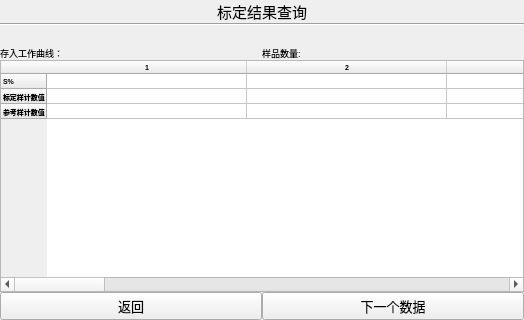
<?xml version="1.0" encoding="UTF-8"?>
<ui version="4.0">
 <class>caibrateresultquery</class>
 <widget class="QWidget" name="caibrateresultquery">
  <property name="geometry">
   <rect>
    <x>0</x>
    <y>0</y>
    <width>524</width>
    <height>320</height>
   </rect>
  </property>
  <property name="windowTitle">
   <string>Form</string>
  </property>
  <layout class="QGridLayout" name="gridLayout">
   <property name="leftMargin">
    <number>0</number>
   </property>
   <property name="topMargin">
    <number>0</number>
   </property>
   <property name="rightMargin">
    <number>0</number>
   </property>
   <property name="bottomMargin">
    <number>0</number>
   </property>
   <property name="spacing">
    <number>0</number>
   </property>
   <item row="0" column="0">
    <layout class="QVBoxLayout" name="verticalLayout" stretch="0,0,0,0,0,1,0,0">
     <property name="spacing">
      <number>0</number>
     </property>
     <item>
      <widget class="QLabel" name="label">
       <property name="font">
        <font>
         <pointsize>11</pointsize>
        </font>
       </property>
       <property name="text">
        <string>标定结果查询</string>
       </property>
       <property name="alignment">
        <set>Qt::AlignCenter</set>
       </property>
      </widget>
     </item>
     <item>
      <widget class="Line" name="line">
       <property name="orientation">
        <enum>Qt::Horizontal</enum>
       </property>
      </widget>
     </item>
     <item>
      <layout class="QHBoxLayout" name="horizontalLayout_2" stretch="3">
       <item>
        <widget class="QLabel" name="label_datetime">
         <property name="sizePolicy">
          <sizepolicy hsizetype="Preferred" vsizetype="Preferred">
           <horstretch>0</horstretch>
           <verstretch>0</verstretch>
          </sizepolicy>
         </property>
         <property name="font">
          <font>
           <pointsize>7</pointsize>
          </font>
         </property>
         <property name="text">
          <string/>
         </property>
        </widget>
       </item>
      </layout>
     </item>
     <item>
      <layout class="QHBoxLayout" name="horizontalLayout_3" stretch="3">
       <item>
        <widget class="QLabel" name="label_kbr">
         <property name="sizePolicy">
          <sizepolicy hsizetype="Preferred" vsizetype="Preferred">
           <horstretch>0</horstretch>
           <verstretch>0</verstretch>
          </sizepolicy>
         </property>
         <property name="font">
          <font>
           <pointsize>7</pointsize>
          </font>
         </property>
         <property name="text">
          <string/>
         </property>
        </widget>
       </item>
      </layout>
     </item>
     <item>
      <layout class="QHBoxLayout" name="horizontalLayout">
       <item>
        <widget class="QLabel" name="label_3">
         <property name="sizePolicy">
          <sizepolicy hsizetype="Minimum" vsizetype="Maximum">
           <horstretch>0</horstretch>
           <verstretch>0</verstretch>
          </sizepolicy>
         </property>
         <property name="font">
          <font>
           <pointsize>7</pointsize>
          </font>
         </property>
         <property name="text">
          <string>存入工作曲线：</string>
         </property>
        </widget>
       </item>
       <item>
        <widget class="QLabel" name="label_work_curve">
         <property name="sizePolicy">
          <sizepolicy hsizetype="Minimum" vsizetype="Maximum">
           <horstretch>0</horstretch>
           <verstretch>0</verstretch>
          </sizepolicy>
         </property>
         <property name="font">
          <font>
           <pointsize>7</pointsize>
          </font>
         </property>
         <property name="text">
          <string/>
         </property>
        </widget>
       </item>
       <item>
        <widget class="QLabel" name="label_4">
         <property name="sizePolicy">
          <sizepolicy hsizetype="Minimum" vsizetype="Maximum">
           <horstretch>0</horstretch>
           <verstretch>0</verstretch>
          </sizepolicy>
         </property>
         <property name="font">
          <font>
           <pointsize>7</pointsize>
          </font>
         </property>
         <property name="text">
          <string>样品数量:</string>
         </property>
        </widget>
       </item>
       <item>
        <widget class="QLabel" name="label_number">
         <property name="sizePolicy">
          <sizepolicy hsizetype="Minimum" vsizetype="Maximum">
           <horstretch>0</horstretch>
           <verstretch>0</verstretch>
          </sizepolicy>
         </property>
         <property name="font">
          <font>
           <pointsize>7</pointsize>
          </font>
         </property>
         <property name="text">
          <string/>
         </property>
        </widget>
       </item>
      </layout>
     </item>
     <item>
      <widget class="QTableWidget" name="tableWidget">
       <property name="sizePolicy">
        <sizepolicy hsizetype="Minimum" vsizetype="Minimum">
         <horstretch>0</horstretch>
         <verstretch>0</verstretch>
        </sizepolicy>
       </property>
       <property name="font">
        <font>
         <pointsize>5</pointsize>
         <weight>75</weight>
         <bold>true</bold>
        </font>
       </property>
       <property name="verticalScrollBarPolicy">
        <enum>Qt::ScrollBarAlwaysOff</enum>
       </property>
       <attribute name="horizontalHeaderDefaultSectionSize">
        <number>50</number>
       </attribute>
       <attribute name="horizontalHeaderMinimumSectionSize">
        <number>200</number>
       </attribute>
       <attribute name="horizontalHeaderStretchLastSection">
        <bool>true</bool>
       </attribute>
       <attribute name="verticalHeaderDefaultSectionSize">
        <number>10</number>
       </attribute>
       <attribute name="verticalHeaderMinimumSectionSize">
        <number>15</number>
       </attribute>
       <row>
        <property name="text">
         <string>S%</string>
        </property>
       </row>
       <row>
        <property name="text">
         <string>标定样计数值</string>
        </property>
       </row>
       <row>
        <property name="text">
         <string>参考样计数值</string>
        </property>
       </row>
       <column>
        <property name="text">
         <string>1</string>
        </property>
       </column>
       <column>
        <property name="text">
         <string>2</string>
        </property>
       </column>
       <column>
        <property name="text">
         <string>3</string>
        </property>
       </column>
       <column>
        <property name="text">
         <string>4</string>
        </property>
       </column>
       <column>
        <property name="text">
         <string>5</string>
        </property>
       </column>
       <column>
        <property name="text">
         <string>6</string>
        </property>
       </column>
       <column>
        <property name="text">
         <string>7</string>
        </property>
       </column>
       <column>
        <property name="text">
         <string>8</string>
        </property>
       </column>
       <column>
        <property name="text">
         <string>9</string>
        </property>
       </column>
       <column>
        <property name="text">
         <string>10</string>
        </property>
       </column>
       <column>
        <property name="text">
         <string>12</string>
        </property>
       </column>
       <item row="0" column="0">
        <property name="text">
         <string/>
        </property>
        <property name="font">
         <font>
          <weight>75</weight>
          <bold>true</bold>
         </font>
        </property>
       </item>
       <item row="0" column="1">
        <property name="text">
         <string/>
        </property>
        <property name="font">
         <font>
          <weight>75</weight>
          <bold>true</bold>
         </font>
        </property>
       </item>
       <item row="1" column="0">
        <property name="text">
         <string/>
        </property>
        <property name="font">
         <font>
          <weight>75</weight>
          <bold>true</bold>
         </font>
        </property>
       </item>
       <item row="2" column="0">
        <property name="text">
         <string/>
        </property>
        <property name="font">
         <font>
          <weight>75</weight>
          <bold>true</bold>
         </font>
        </property>
       </item>
      </widget>
     </item>
     <item>
      <layout class="QHBoxLayout" name="horizontalLayout_5">
       <property name="sizeConstraint">
        <enum>QLayout::SetMinimumSize</enum>
       </property>
       <item>
        <widget class="QPushButton" name="pushButton">
         <property name="sizePolicy">
          <sizepolicy hsizetype="Minimum" vsizetype="Maximum">
           <horstretch>0</horstretch>
           <verstretch>0</verstretch>
          </sizepolicy>
         </property>
         <property name="font">
          <font>
           <pointsize>10</pointsize>
          </font>
         </property>
         <property name="text">
          <string>返回</string>
         </property>
        </widget>
       </item>
       <item>
        <widget class="QPushButton" name="pushButton_2">
         <property name="sizePolicy">
          <sizepolicy hsizetype="Minimum" vsizetype="Maximum">
           <horstretch>0</horstretch>
           <verstretch>0</verstretch>
          </sizepolicy>
         </property>
         <property name="font">
          <font>
           <pointsize>10</pointsize>
          </font>
         </property>
         <property name="text">
          <string>下一个数据</string>
         </property>
        </widget>
       </item>
      </layout>
     </item>
     <item>
      <layout class="QHBoxLayout" name="horizontalLayout_4">
       <property name="spacing">
        <number>0</number>
       </property>
       <property name="sizeConstraint">
        <enum>QLayout::SetMinimumSize</enum>
       </property>
       <item>
        <widget class="issample" name="widget" native="true"/>
       </item>
       <item>
        <widget class="ispreheat" name="widget_2" native="true"/>
       </item>
       <item>
        <widget class="date_widget" name="widget_3" native="true"/>
       </item>
      </layout>
     </item>
    </layout>
   </item>
  </layout>
 </widget>
 <customwidgets>
  <customwidget>
   <class>date_widget</class>
   <extends>QWidget</extends>
   <header>date_widget.h</header>
   <container>1</container>
  </customwidget>
  <customwidget>
   <class>issample</class>
   <extends>QWidget</extends>
   <header>issample.h</header>
   <container>1</container>
  </customwidget>
  <customwidget>
   <class>ispreheat</class>
   <extends>QWidget</extends>
   <header>ispreheat.h</header>
   <container>1</container>
  </customwidget>
 </customwidgets>
 <resources/>
 <connections/>
</ui>
